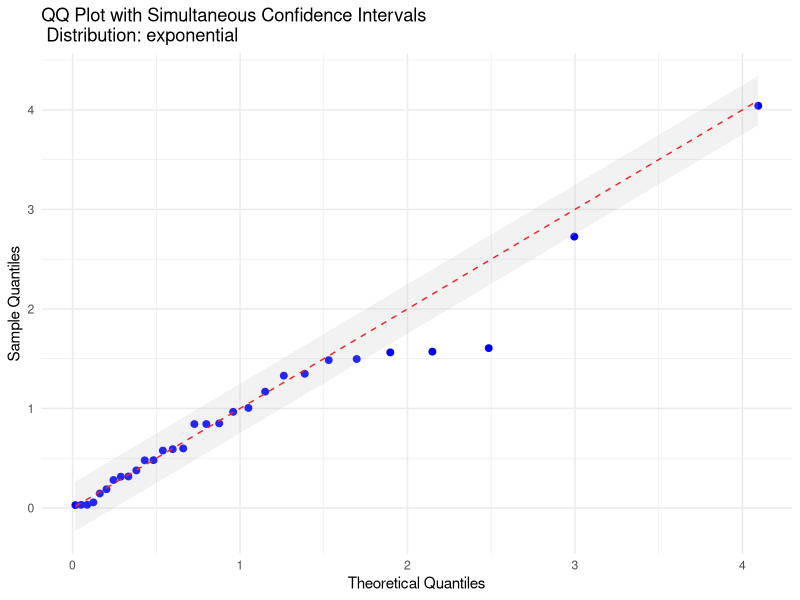
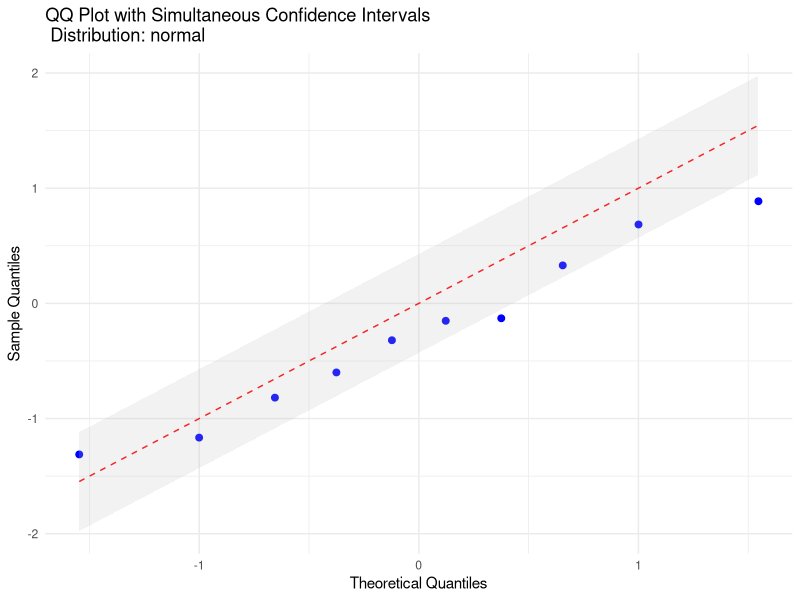
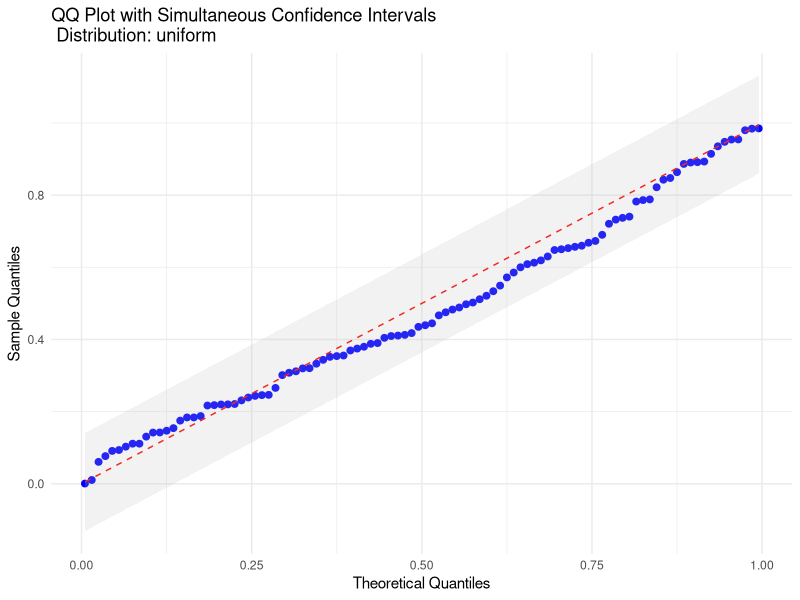

The R source for these figures, in order:
# Load required libraries
library(ggplot2)

# Function to generate data, create QQ plot with confidence intervals, and count points outside bounds
generate_qq_plot_with_ci <- function(sample_size, dist_name, dist_params, confidence_level = 0.95) {
  
  # Generate data based on specified distribution
  data <- switch(
    dist_name,
    "exponential" = rexp(sample_size, rate = dist_params$rate),
    "normal" = rnorm(sample_size, mean = dist_params$mean, sd = dist_params$sd),
    "uniform" = runif(sample_size, min = dist_params$min, max = dist_params$max),
    "gamma" = rgamma(sample_size, shape = dist_params$shape, rate = dist_params$rate),
    stop("Unsupported distribution. Add your distribution to the 'switch' statement.")
  )
  
  # Calculate theoretical quantiles
  theoretical_quantiles <- switch(
    dist_name,
    "exponential" = qexp(ppoints(sample_size), rate = dist_params$rate),
    "normal" = qnorm(ppoints(sample_size), mean = dist_params$mean, sd = dist_params$sd),
    "uniform" = qunif(ppoints(sample_size), min = dist_params$min, max = dist_params$max),
    "gamma" = qgamma(ppoints(sample_size), shape = dist_params$shape, rate = dist_params$rate),
    stop("Unsupported distribution. Add your distribution to the 'switch' statement.")
  )
  
  # Sort the data
  sorted_data <- sort(data)
  
  # Calculate simultaneous confidence intervals using the Kolmogorov-Smirnov method
  alpha <- 1 - confidence_level
  ks_constant <- sqrt(-0.5 * log(alpha / 2))
  ci_upper <- theoretical_quantiles + ks_constant / sqrt(sample_size)
  ci_lower <- theoretical_quantiles - ks_constant / sqrt(sample_size)
  
  # Count points outside the confidence intervals
  outside_bounds <- sum(sorted_data < ci_lower | sorted_data > ci_upper)
  
  # Create a data frame for plotting
  qq_data <- data.frame(
    Theoretical = theoretical_quantiles,
    Sample = sorted_data,
    CI_Lower = ci_lower,
    CI_Upper = ci_upper
  )
  
  # Create QQ plot with confidence intervals
  qq_plot <- ggplot(qq_data, aes(x = Theoretical, y = Sample)) +
    geom_point(color = "blue", size = 2) +
    geom_line(aes(x = Theoretical, y = Theoretical), color = "red", linetype = "dashed") +  # Line y=x
    geom_ribbon(aes(ymin = CI_Lower, ymax = CI_Upper), alpha = 0.2, fill = "grey") +  # Confidence intervals
    labs(
      title = paste("QQ Plot with Simultaneous Confidence Intervals\n", 
                    "Distribution:", dist_name),
      x = "Theoretical Quantiles",
      y = "Sample Quantiles"
    ) +
    theme_minimal()
  
  # Print the plot
  print(qq_plot)
  
  # Return the number of points outside the confidence intervals
  return(outside_bounds)
}

# Example Usage
set.seed(123)  # For reproducibility

# Exponential distribution example
n_outside <- generate_qq_plot_with_ci(
  sample_size = 30, 
  dist_name = "exponential", 
  dist_params = list(rate = 1), 
  confidence_level = 0.95
)
cat("Number of points outside the confidence bounds (Exponential):", n_outside, "\n")

# Normal distribution example
n_outside <- generate_qq_plot_with_ci(
  sample_size = 10, 
  dist_name = "normal", 
  dist_params = list(mean = 0, sd = 1), 
  confidence_level = 0.95
)
cat("Number of points outside the confidence bounds (Normal):", n_outside, "\n")

# Uniform distribution example
n_outside <- generate_qq_plot_with_ci(
  sample_size = 100, 
  dist_name = "uniform", 
  dist_params = list(min = 0, max = 1), 
  confidence_level = 0.95
)
cat("Number of points outside the confidence bounds (Normal):", n_outside, "\n")

